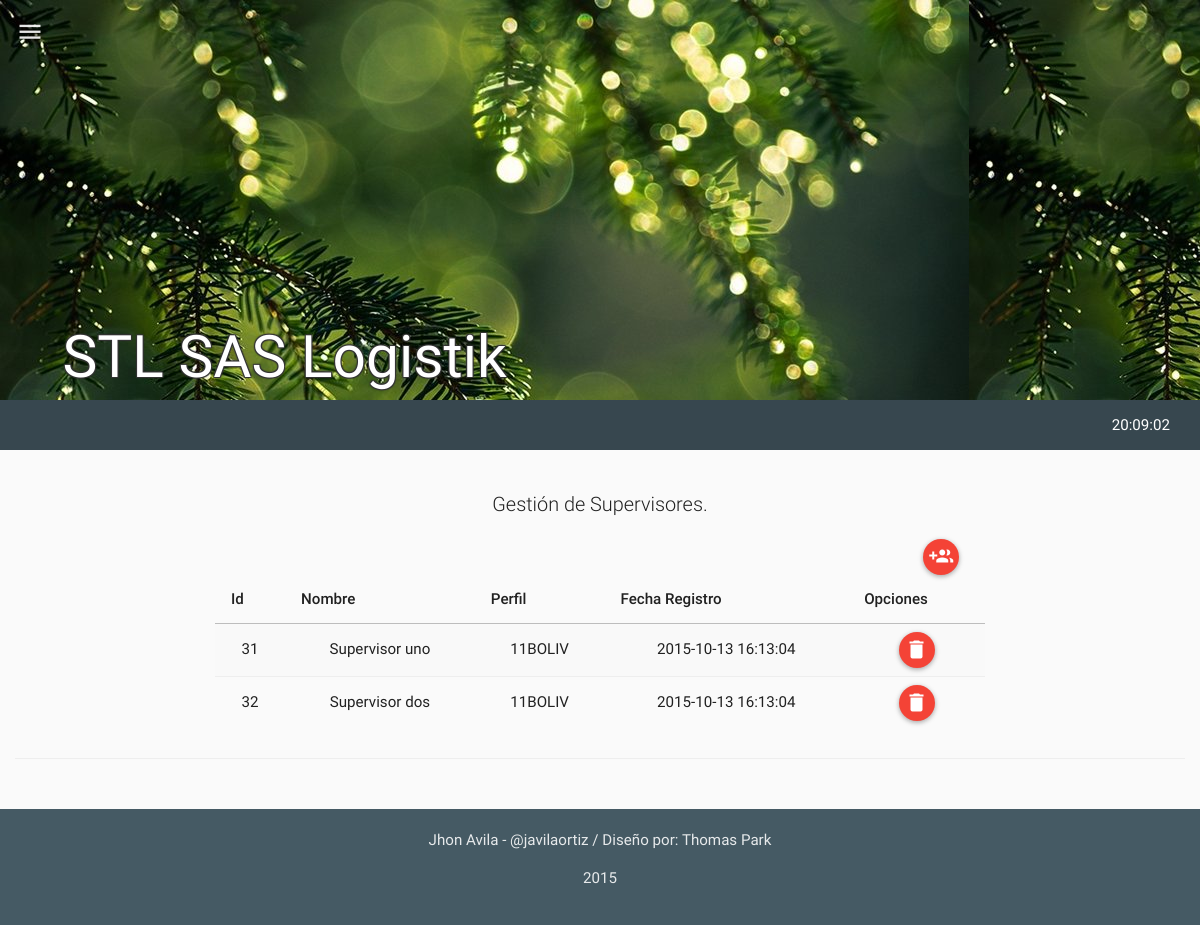
Page /mods/supervisores/supervisores.php (signed in) on the committed database.
### tables this page shows
CREATE TABLE IF NOT EXISTS `tbl_supervisores` (
  `su_id` int(11) NOT NULL,
  `su_nombre` varchar(60) NOT NULL,
  `su_fi_id` int(11) NOT NULL,
  `su_timestamp` timestamp NOT NULL DEFAULT CURRENT_TIMESTAMP ON UPDATE CURRENT_TIMESTAMP,
  `su_created` int(11) NOT NULL,
  `su_estado` int(11) NOT NULL
);

CREATE TABLE IF NOT EXISTS `tbl_fincas` (
  `fi_id` int(11) NOT NULL,
  `fi_codigo` varchar(10) NOT NULL,
  `fi_sn_id` int(11) NOT NULL,
  `fi_timestamp` timestamp NOT NULL DEFAULT CURRENT_TIMESTAMP ON UPDATE CURRENT_TIMESTAMP,
  `fi_created` int(11) NOT NULL,
  `fi_estado` int(11) NOT NULL
);

### php/supervisores.php (the view, shortened to what this page needs)
<?php
class supervisores{
  function get_supervisores(){
    $rt = new route();
    if(isset($_SESSION["ses_id"])){
      $qry='SELECT * FROM tbl_supervisores AS S
            INNER JOIN tbl_fincas AS F ON F.fi_id = S.su_fi_id
            WHERE S.su_estado=1;';
      $res = mysql_query($qry);
      $item =" ";
      $script ="<script>$(document).ready(function(){";
      while($row_res = mysql_fetch_assoc($res)) {
        $item.='
              <tr>
                <td>'.$row_res["su_id"].'</td>
                <td>'.$row_res["su_nombre"].'</td>
                <td>'.$row_res["fi_codigo"].'</td>
                <td>'.$row_res["fi_timestamp"].'</td>
                <td>
                  <div id="del-button" onClick="borrar_usuario('.$row_res["su_id"].', this)" class="btn btn-floating-mini btn-danger" title="Borrar"><i class="md md-delete"></i> </div>
                </td>
              </tr>
        ';
        $script.='';
      }
      $script.='});</script>';
    }
    else{$rt->routing($rt->path("login"));}
    $html='
          <table class="table table-striped table-hover ">
            <thead>
              <tr>
                <th>Id</th>
                <th>Nombre</th>
                <th>Perfil</th>
                <th>Fecha Registro</th>
                <th>Opciones</th>
              </tr>
            </thead>
            <tbody>
              '.$item.'
            </tbody>
          </table>
    ';
    return $script.$html;
  }
}
?>

### rows in the picture
tbl_supervisores: su_id "31", su_nombre "Supervisor uno", tbl_fincas.fi_codigo "11BOLIV", tbl_fincas.fi_timestamp "2015-10-13 16:13:04"
tbl_supervisores: su_id "32", su_nombre "Supervisor dos", tbl_fincas.fi_codigo "11BOLIV", tbl_fincas.fi_timestamp "2015-10-13 16:13:04"
